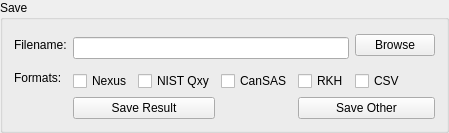
           <widget class="QGroupBox" name="groupBox_5">
            <property name="title">
             <string>Save</string>
            </property>
            <layout class="QGridLayout" name="gridLayout">
             <item row="0" column="5" rowspan="2">
              <widget class="QPushButton" name="saveFilename_btn">
               <property name="minimumSize">
                <size>
                 <width>0</width>
                 <height>0</height>
                </size>
               </property>
               <property name="toolTip">
                <string>Save the output workspace to this file</string>
               </property>
               <property name="text">
                <string>Browse</string>
               </property>
              </widget>
             </item>
             <item row="3" column="5">
              <widget class="QCheckBox" name="saveCSV_check">
               <property name="toolTip">
                <string>Select one or more file formats</string>
               </property>
               <property name="text">
                <string>CSV</string>
               </property>
              </widget>
             </item>
             <item row="3" column="4">
              <widget class="QCheckBox" name="saveRKH_check">
               <property name="toolTip">
                <string>Select one or more file formats</string>
               </property>
               <property name="text">
                <string>RKH</string>
               </property>
              </widget>
             </item>
             <item row="3" column="3">
              <widget class="QCheckBox" name="saveCan_check">
               <property name="toolTip">
                <string>Select one or more file formats</string>
               </property>
               <property name="text">
                <string>CanSAS</string>
               </property>
              </widget>
             </item>
             <item row="3" column="1">
              <widget class="QCheckBox" name="saveNex_check">
               <property name="toolTip">
                <string>Select one or more file formats</string>
               </property>
               <property name="text">
                <string>Nexus</string>
               </property>
              </widget>
             </item>
             <item row="0" column="0" rowspan="2">
              <widget class="QLabel" name="label_58">
               <property name="toolTip">
                <string>Save the output workspace to this file</string>
               </property>
               <property name="text">
                <string>Filename:</string>
               </property>
              </widget>
             </item>
             <item row="2" column="0" rowspan="2">
              <widget class="QLabel" name="label_64">
               <property name="toolTip">
                <string>Select one or more file formats</string>
               </property>
               <property name="text">
                <string>Formats:</string>
               </property>
              </widget>
             </item>
             <item row="4" column="1" colspan="2">
              <widget class="QPushButton" name="saveDefault_btn">
               <property name="toolTip">
                <string>Save the workspace from a single run file reduction</string>
               </property>
               <property name="text">
                <string>Save Result</string>
               </property>
              </widget>
             </item>
             <item row="1" column="1" colspan="4">
              <widget class="QLineEdit" name="outfile_edit">
               <property name="toolTip">
                <string>Save the output workspace to this file</string>
               </property>
              </widget>
             </item>
             <item row="4" column="4" colspan="2">
              <widget class="QPushButton" name="saveSel_btn">
               <property name="toolTip">
                <string>Save multiple workspaces</string>
               </property>
               <property name="text">
                <string>Save Other</string>
               </property>
              </widget>
             </item>
             <item row="3" column="2">
              <widget class="QCheckBox" name="saveNIST_Qxy_check">
               <property name="text">
                <string>NIST Qxy</string>
               </property>
              </widget>
             </item>
            </layout>
           </widget>
